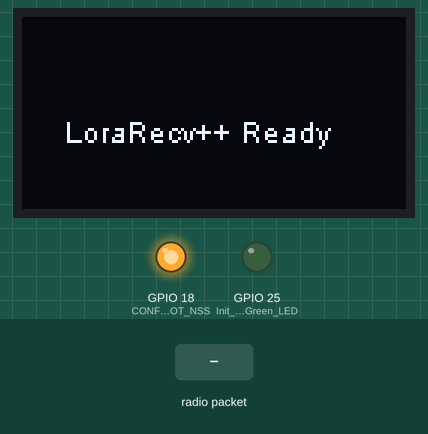
Recording of a sketch running on a simulated ESP8266 (NodeMCU). Parts: 128×64 one-colour display, output pins drawn as LEDs (lit = HIGH). The test bench sets the inputs (shaded band). No radio packets arrive unless stated.

Above: at 2.2 s.
2.3 s: radio packet "1" arrives
At 2.4 s:
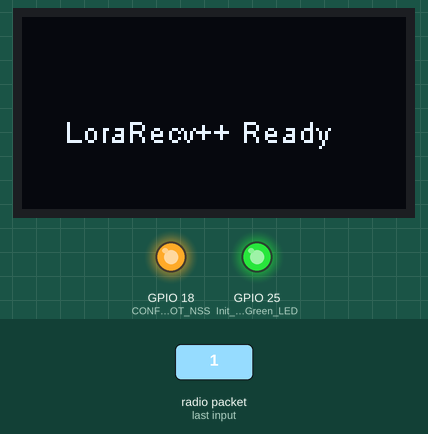
At 3.7 s:
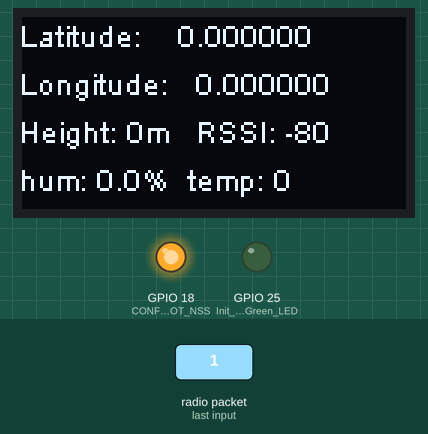
4.2 s: radio packet "0" arrives
At 4.3 s:
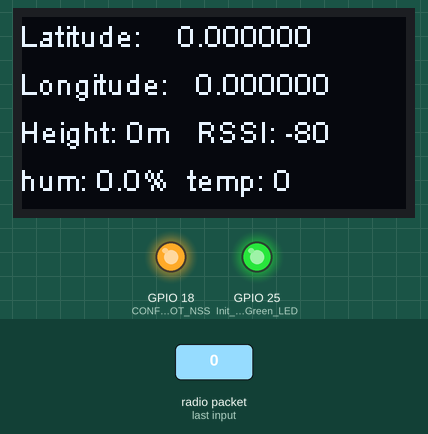
Timing chart, 0 to 7.2 s (numbered marks = the images above; inputs shaded):
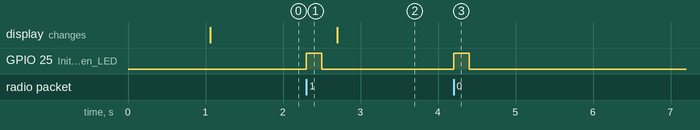

Measured:
- after the input at 2.3 s, GPIO 25 (Init_OUT_for_Green_LED): LOW → HIGH at once, → LOW 0.20 s later
- after the input at 4.2 s, GPIO 25 (Init_OUT_for_Green_LED): LOW → HIGH at once, → LOW 0.20 s later

The sketch:

LoRa.ino
```cpp
#include <SPI.h>
#include <LoRa.h>
#include "board_def.h"
#define Freq  403500000


OLED_CLASS_OBJ display(OLED_ADDRESS, OLED_SDA, OLED_SCL);

//display size for better string placement
int width;
int height;

void setup()
{
  pinMode(CONFIG_NOT_NSS, OUTPUT);
  digitalWrite(CONFIG_NOT_NSS, HIGH); // Init NSS for not work module LORA
  pinMode(25, OUTPUT);             // Init OUT for Green LED

  if (OLED_RST > 0)
  {
    pinMode(OLED_RST, OUTPUT);
    digitalWrite(OLED_RST, HIGH);
    delay(100);
    digitalWrite(OLED_RST, LOW);
    delay(100);
    digitalWrite(OLED_RST, HIGH);
  }

  display.init();
  width = display.getWidth() / 2;
  height = display.getHeight() / 2;
  display.flipScreenVertically();
  display.clear();
  display.setFont(ArialMT_Plain_10);
  display.setTextAlignment(TEXT_ALIGN_LEFT);
  display.drawString(width - 50, height, LORA_SENDER ? "LoRa++ Sender" : "LoRa++ Receiver");
  display.display();
  delay(1000);


  SPI.begin(CONFIG_CLK, CONFIG_MISO, CONFIG_MOSI, CONFIG_NSS);
  LoRa.setPins(CONFIG_NSS, CONFIG_RST, CONFIG_DIO0);
  if (!LoRa.begin(BAND))
  {
    display.clear();
    display.drawString(width - 50, height, "Starting LoRa failed!");
    display.display();
    Serial.println("Starting LoRa failed!");
    while (1);
  }

  LoRa.setFrequency(Freq);
  LoRa.setSpreadingFactor(8);
  LoRa.setSignalBandwidth(125E3);
  LoRa.setCodingRate4(7);
  LoRa.setPreambleLength(12);
  LoRa.setGain(0);
  LoRa.disableCrc();


  display.clear();
  display.drawString(width - 50, height, "LoraRecv++ Ready");
  display.display();
}
  void loop()
  {
    if (LoRa.parsePacket())
    {

      digitalWrite(25, HIGH);
      delay(200);
      digitalWrite(25, LOW);
      delay(200);

      char i = 0;
      String recv = "";
      while (LoRa.available())
      {
        recv += (char)LoRa.read();
        i++;
      }

      float lat = 0, lon = 0, humidity_float = 0;
      unsigned long int serial_number = 0, height_meter = 0;
      unsigned short int hum, temp;

      memcpy(&serial_number, &recv[0], 4);             // serial number
      memcpy(&height_meter, &recv[16], 2);             // height
      memcpy(&lon, &recv[24], 4);                      // logitude
      memcpy(&lat, &recv[28], 4);                      // latitude
      memcpy(&hum, &recv[12], 2);                      // humidity
      humidity_float = hum;                            // type data change for humiditye
      memcpy(&temp, &recv[10], 2);                     // temperature.

      String number = "Serial number: " + String(serial_number);
      String height_string = "Height: " + String(height_meter) + "m   " + "RSSI: " + String(LoRa.packetRssi());
      String longitude = "Longitude:   " + String(lon, 6);
      String latitude =  "Latitude:    " + String(lat, 6);
      String hum_temp = "hum: " + String(humidity_float / 10, 1) + "% " " temp: " + String(temp);

      display.clear();
      display.drawString(width - 65, height + 16, hum_temp);
      display.drawString(width - 65, height - 0, height_string);
      display.drawString(width - 65, height - 16, longitude);
      display.drawString(width - 65, height - 32, latitude);
      display.display();


    }
  }
```

board_def.h
```cpp
#include <Arduino.h>

#define LORA_V1_0_OLED  0
#define LORA_V1_2_OLED  0
#define LORA_V1_6_OLED  1
#define LORA_V2_0_OLED  0

// Change here whether you define Sender or Receiver.
// The rest should be the same

#define LORA_SENDER 0


//#define LORA_PERIOD 868
// #define LORA_PERIOD 915
#define LORA_PERIOD 433

#define SDCARD_MOSI 15
#define SDCARD_MISO 2
#define SDCARD_SCLK 14
#define SDCARD_CS   13

#if LORA_V1_0_OLED
#include <Wire.h>
#include "SSD1306Wire.h"
#define OLED_CLASS_OBJ  SSD1306Wire
#define OLED_ADDRESS    0x3C
#define OLED_SDA    4
#define OLED_SCL    15
#define OLED_RST    16
#define CONFIG_MOSI 27
#define CONFIG_MISO 19
#define CONFIG_CLK  5
#define CONFIG_NSS  18
#define CONFIG_RST  14
#define CONFIG_DIO0 26
// !    There are two versions of TTGO LoRa V1.0,
// !    the 868 version uses the 3D WiFi antenna, and the 433 version uses the PCB antenna.
// !    You need to change the frequency according to the board.


#elif LORA_V1_2_OLED
//Lora V1.2 ds3231
#include <Wire.h>
#include "SSD1306Wire.h"
#define OLED_CLASS_OBJ  SSD1306Wire
#define OLED_ADDRESS    0x3C
#define OLED_SDA    21
#define OLED_SCL    22
#define OLED_RST    -1
#define CONFIG_MOSI 27
#define CONFIG_MISO 19
#define CONFIG_CLK  5
#define CONFIG_NSS  18
#define CONFIG_RST  23
#define CONFIG_DIO0 26

#define SDCARD_MOSI -1
#define SDCARD_MISO -1
#define SDCARD_SCLK -1
#define SDCARD_CS   -1

#define ENABLE_DS3231

#elif LORA_V1_6_OLED
#include <Wire.h>
#include "SSD1306Wire.h"
#define OLED_CLASS_OBJ  SSD1306Wire
#define OLED_ADDRESS    0x3C
#define OLED_SDA    21
#define OLED_SCL    22
#define OLED_RST    -1

#define CONFIG_MOSI 27
#define CONFIG_MISO 19
#define CONFIG_CLK  5
#define CONFIG_NSS  12
#define CONFIG_NOT_NSS 18
#define CONFIG_RST  23
#define CONFIG_DIO0 26

#define SDCARD_MOSI 15
#define SDCARD_MISO 2
#define SDCARD_SCLK 14
#define SDCARD_CS   13

#elif LORA_V2_0_OLED
#include <Wire.h>
#include "SSD1306Wire.h"
#define OLED_CLASS_OBJ  SSD1306Wire
#define OLED_ADDRESS    0x3C
#define OLED_SDA    21
#define OLED_SCL    22
#define OLED_RST    -1

#define CONFIG_MOSI 27
#define CONFIG_MISO 19
#define CONFIG_CLK  5
#define CONFIG_NSS  18
#define CONFIG_RST  23
#define CONFIG_DIO0 26

#define SDCARD_MOSI 15
#define SDCARD_MISO 2
#define SDCARD_SCLK 14
#define SDCARD_CS   13

#else
#error "please select board"
#endif


#if LORA_PERIOD == 433
#define BAND 403.5E6
#elif LORA_PERIOD == 868
#define BAND 868E6
#elif LORA_PERIOD == 915
#define BAND 915E6
#else
#error "Please select the correct lora frequency"
#endif
```
